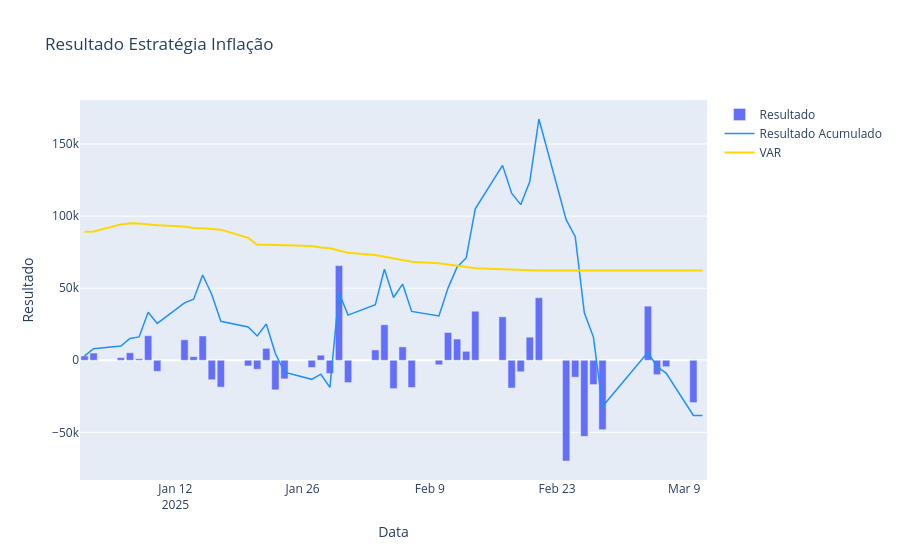

Notebook cell for this chart:
### Code cell
df_inf['RESULTADO'].fillna(value=0, inplace=True)    
RESULTADO = go.Bar(x = df_inf.DT,y = df_inf['RESULTADO'],name = 'Resultado')
RESULTADO_ACUMULADO = go.Scatter(x = df_inf.DT,y = df_inf['RESULTADO_ACUMULADO'],mode = 'lines', name = 'Resultado Acumulado',line = {'color': 'dodgerblue', 'width':1.5})
VAR  = go.Scatter(x = df_inf.DT,y = df_inf['VAR_MEDIO'],mode = 'lines', name = 'VAR', line = {'color': 'gold'})


data2 = [RESULTADO, RESULTADO_ACUMULADO, VAR]
layout = dict(title = 'Resultado Estratégia Inflação',
                       xaxis = dict(title = 'Data')
                       ,yaxis = dict(title = 'Resultado')
                       #xaxis_rangeslider_visible=True
                       )
fig2 = go.Figure(data=data2, layout=layout)
fig2.show()
